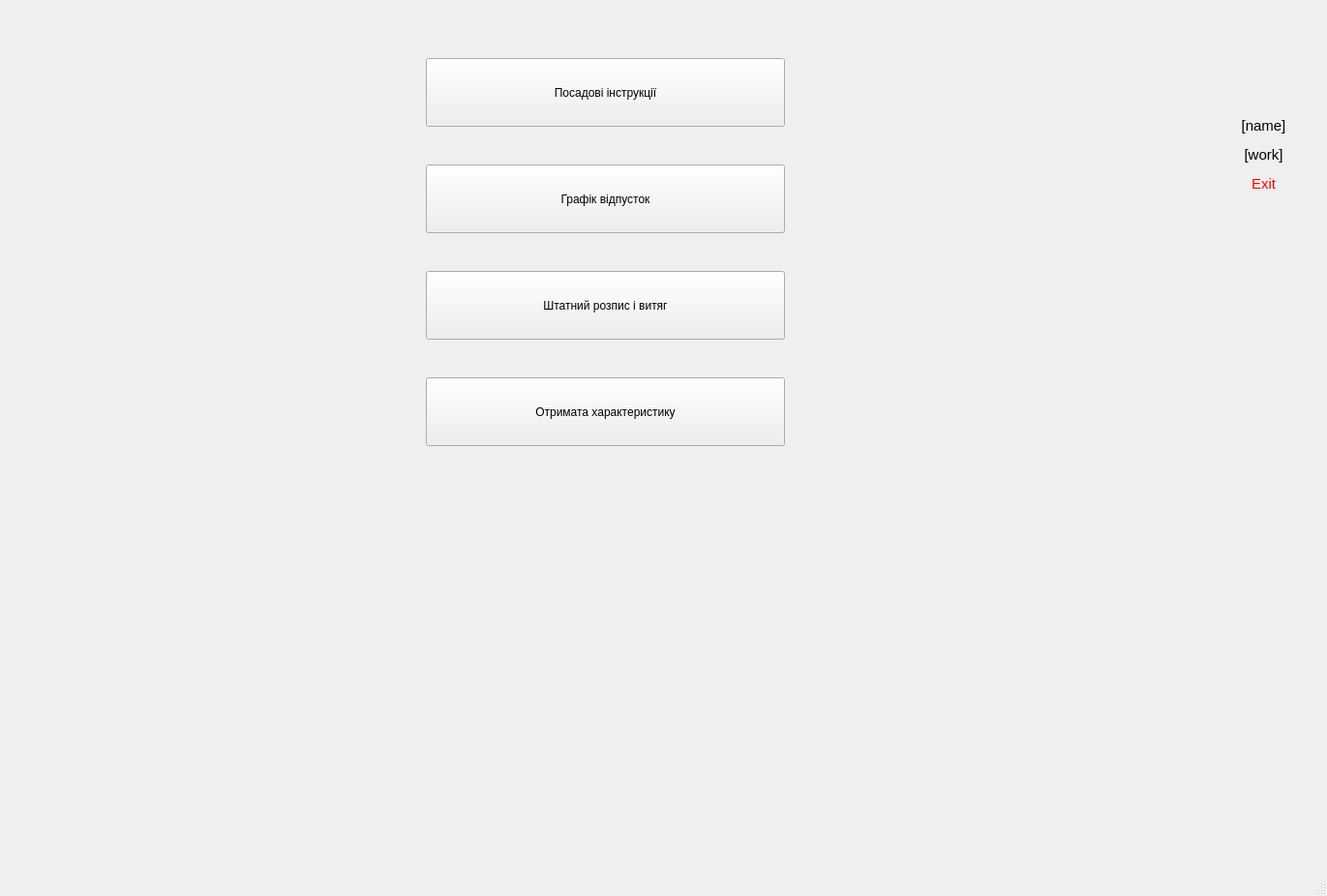
<?xml version="1.0" encoding="UTF-8"?>
<ui version="4.0">
 <class>MainWindow</class>
 <widget class="QMainWindow" name="MainWindow">
  <property name="geometry">
   <rect>
    <x>0</x>
    <y>0</y>
    <width>1371</width>
    <height>926</height>
   </rect>
  </property>
  <property name="windowTitle">
   <string>MainWindow</string>
  </property>
  <widget class="QWidget" name="centralwidget">
   <widget class="QLabel" name="ico">
    <property name="geometry">
     <rect>
      <x>1250</x>
      <y>0</y>
      <width>111</width>
      <height>111</height>
     </rect>
    </property>
    <property name="maximumSize">
     <size>
      <width>122</width>
      <height>125</height>
     </size>
    </property>
    <property name="text">
     <string/>
    </property>
    <property name="textFormat">
     <enum>Qt::RichText</enum>
    </property>
    <property name="pixmap">
     <pixmap>../../Shared/ICO/Default_Profile_Picture.png</pixmap>
    </property>
    <property name="scaledContents">
     <bool>true</bool>
    </property>
    <property name="wordWrap">
     <bool>false</bool>
    </property>
   </widget>
   <widget class="QLabel" name="name">
    <property name="geometry">
     <rect>
      <x>1240</x>
      <y>120</y>
      <width>131</width>
      <height>20</height>
     </rect>
    </property>
    <property name="font">
     <font>
      <pointsize>11</pointsize>
     </font>
    </property>
    <property name="text">
     <string>[name]</string>
    </property>
    <property name="scaledContents">
     <bool>false</bool>
    </property>
    <property name="alignment">
     <set>Qt::AlignCenter</set>
    </property>
   </widget>
   <widget class="QLabel" name="exit">
    <property name="geometry">
     <rect>
      <x>1240</x>
      <y>180</y>
      <width>131</width>
      <height>20</height>
     </rect>
    </property>
    <property name="font">
     <font>
      <pointsize>11</pointsize>
     </font>
    </property>
    <property name="styleSheet">
     <string notr="true">color: rgb(255, 0, 0);</string>
    </property>
    <property name="text">
     <string>Exit</string>
    </property>
    <property name="scaledContents">
     <bool>false</bool>
    </property>
    <property name="alignment">
     <set>Qt::AlignCenter</set>
    </property>
   </widget>
   <widget class="QLabel" name="work">
    <property name="geometry">
     <rect>
      <x>1240</x>
      <y>150</y>
      <width>131</width>
      <height>20</height>
     </rect>
    </property>
    <property name="font">
     <font>
      <pointsize>11</pointsize>
     </font>
    </property>
    <property name="text">
     <string>[work]</string>
    </property>
    <property name="scaledContents">
     <bool>false</bool>
    </property>
    <property name="alignment">
     <set>Qt::AlignCenter</set>
    </property>
   </widget>
   <widget class="QPushButton" name="jobInstructions">
    <property name="geometry">
     <rect>
      <x>440</x>
      <y>60</y>
      <width>371</width>
      <height>71</height>
     </rect>
    </property>
    <property name="text">
     <string>Посадові інструкції</string>
    </property>
   </widget>
   <widget class="QPushButton" name="vacationSchedule">
    <property name="geometry">
     <rect>
      <x>440</x>
      <y>170</y>
      <width>371</width>
      <height>71</height>
     </rect>
    </property>
    <property name="text">
     <string>Графік відпусток</string>
    </property>
   </widget>
   <widget class="QPushButton" name="staffList">
    <property name="geometry">
     <rect>
      <x>440</x>
      <y>280</y>
      <width>371</width>
      <height>71</height>
     </rect>
    </property>
    <property name="text">
     <string>Штатний розпис і витяг</string>
    </property>
   </widget>
   <widget class="QPushButton" name="reqSpecification">
    <property name="geometry">
     <rect>
      <x>440</x>
      <y>390</y>
      <width>371</width>
      <height>71</height>
     </rect>
    </property>
    <property name="text">
     <string>Отримата характеристику</string>
    </property>
   </widget>
  </widget>
  <widget class="QStatusBar" name="statusbar"/>
 </widget>
 <resources/>
 <connections/>
</ui>
